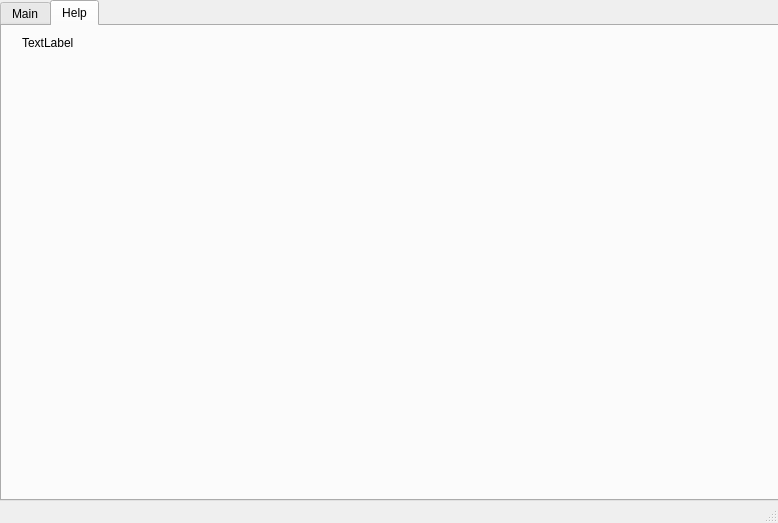
<?xml version="1.0" encoding="UTF-8"?>
<ui version="4.0">
 <class>MainWindow</class>
 <widget class="QMainWindow" name="MainWindow">
  <property name="geometry">
   <rect>
    <x>0</x>
    <y>0</y>
    <width>778</width>
    <height>523</height>
   </rect>
  </property>
  <property name="windowTitle">
   <string>TextStegano</string>
  </property>
  <widget class="QWidget" name="centralwidget">
   <widget class="QTabWidget" name="tabWidget">
    <property name="geometry">
     <rect>
      <x>0</x>
      <y>0</y>
      <width>781</width>
      <height>501</height>
     </rect>
    </property>
    <property name="currentIndex">
     <number>1</number>
    </property>
    <widget class="QWidget" name="Main">
     <property name="accessibleName">
      <string/>
     </property>
     <attribute name="title">
      <string>Main</string>
     </attribute>
     <widget class="QLabel" name="fileSavedAtLabel">
      <property name="geometry">
       <rect>
        <x>30</x>
        <y>420</y>
        <width>721</width>
        <height>31</height>
       </rect>
      </property>
      <property name="text">
       <string/>
      </property>
      <property name="wordWrap">
       <bool>true</bool>
      </property>
     </widget>
     <widget class="QLabel" name="label_6">
      <property name="geometry">
       <rect>
        <x>30</x>
        <y>20</y>
        <width>331</width>
        <height>21</height>
       </rect>
      </property>
      <property name="text">
       <string>Input template file:</string>
      </property>
     </widget>
     <widget class="QLineEdit" name="filename_template">
      <property name="geometry">
       <rect>
        <x>30</x>
        <y>50</y>
        <width>191</width>
        <height>31</height>
       </rect>
      </property>
      <property name="maxLength">
       <number>32766</number>
      </property>
      <property name="cursorPosition">
       <number>0</number>
      </property>
     </widget>
     <widget class="QLineEdit" name="filename">
      <property name="geometry">
       <rect>
        <x>420</x>
        <y>50</y>
        <width>191</width>
        <height>31</height>
       </rect>
      </property>
     </widget>
     <widget class="QSpinBox" name="Rvalue">
      <property name="geometry">
       <rect>
        <x>40</x>
        <y>390</y>
        <width>42</width>
        <height>22</height>
       </rect>
      </property>
      <property name="maximum">
       <number>255</number>
      </property>
      <property name="value">
       <number>255</number>
      </property>
     </widget>
     <widget class="QLabel" name="decodedMessage">
      <property name="geometry">
       <rect>
        <x>420</x>
        <y>190</y>
        <width>331</width>
        <height>191</height>
       </rect>
      </property>
      <property name="autoFillBackground">
       <bool>false</bool>
      </property>
      <property name="styleSheet">
       <string notr="true">background-color: white;  border: 0.5px solid black</string>
      </property>
      <property name="text">
       <string/>
      </property>
      <property name="alignment">
       <set>Qt::AlignLeading|Qt::AlignLeft|Qt::AlignTop</set>
      </property>
      <property name="wordWrap">
       <bool>true</bool>
      </property>
     </widget>
     <widget class="QLabel" name="label_7">
      <property name="geometry">
       <rect>
        <x>30</x>
        <y>390</y>
        <width>16</width>
        <height>21</height>
       </rect>
      </property>
      <property name="text">
       <string>R</string>
      </property>
     </widget>
     <widget class="QPushButton" name="decodeBtn">
      <property name="geometry">
       <rect>
        <x>630</x>
        <y>120</y>
        <width>121</width>
        <height>31</height>
       </rect>
      </property>
      <property name="text">
       <string>Decode</string>
      </property>
     </widget>
     <widget class="QSpinBox" name="Bvalue">
      <property name="geometry">
       <rect>
        <x>160</x>
        <y>390</y>
        <width>42</width>
        <height>22</height>
       </rect>
      </property>
      <property name="maximum">
       <number>255</number>
      </property>
      <property name="value">
       <number>255</number>
      </property>
     </widget>
     <widget class="QSpinBox" name="Gvalue">
      <property name="geometry">
       <rect>
        <x>100</x>
        <y>390</y>
        <width>42</width>
        <height>22</height>
       </rect>
      </property>
      <property name="maximum">
       <number>255</number>
      </property>
      <property name="value">
       <number>255</number>
      </property>
     </widget>
     <widget class="QPushButton" name="browseBtn_template">
      <property name="geometry">
       <rect>
        <x>240</x>
        <y>50</y>
        <width>121</width>
        <height>31</height>
       </rect>
      </property>
      <property name="text">
       <string>Browse</string>
      </property>
     </widget>
     <widget class="QPlainTextEdit" name="userInput">
      <property name="geometry">
       <rect>
        <x>30</x>
        <y>120</y>
        <width>331</width>
        <height>191</height>
       </rect>
      </property>
      <property name="plainText">
       <string/>
      </property>
     </widget>
     <widget class="QComboBox" name="selectMethodDecode">
      <property name="geometry">
       <rect>
        <x>420</x>
        <y>120</y>
        <width>191</width>
        <height>31</height>
       </rect>
      </property>
      <item>
       <property name="text">
        <string>Spacing</string>
       </property>
      </item>
      <item>
       <property name="text">
        <string>Background Color</string>
       </property>
      </item>
      <item>
       <property name="text">
        <string>Letter Color</string>
       </property>
      </item>
     </widget>
     <widget class="QLabel" name="label_4">
      <property name="geometry">
       <rect>
        <x>420</x>
        <y>20</y>
        <width>331</width>
        <height>21</height>
       </rect>
      </property>
      <property name="text">
       <string>Input encoded file:</string>
      </property>
     </widget>
     <widget class="QLabel" name="label_5">
      <property name="geometry">
       <rect>
        <x>420</x>
        <y>160</y>
        <width>331</width>
        <height>21</height>
       </rect>
      </property>
      <property name="text">
       <string>Decoded message:</string>
      </property>
     </widget>
     <widget class="QLabel" name="label_3">
      <property name="geometry">
       <rect>
        <x>420</x>
        <y>90</y>
        <width>121</width>
        <height>21</height>
       </rect>
      </property>
      <property name="text">
       <string>Select method:</string>
      </property>
     </widget>
     <widget class="QLabel" name="label_8">
      <property name="geometry">
       <rect>
        <x>90</x>
        <y>390</y>
        <width>16</width>
        <height>21</height>
       </rect>
      </property>
      <property name="text">
       <string>G</string>
      </property>
     </widget>
     <widget class="QPushButton" name="encodeBtn">
      <property name="geometry">
       <rect>
        <x>240</x>
        <y>350</y>
        <width>121</width>
        <height>31</height>
       </rect>
      </property>
      <property name="text">
       <string>Encode</string>
      </property>
     </widget>
     <widget class="QLabel" name="label_2">
      <property name="geometry">
       <rect>
        <x>30</x>
        <y>320</y>
        <width>121</width>
        <height>21</height>
       </rect>
      </property>
      <property name="text">
       <string>Select method:</string>
      </property>
     </widget>
     <widget class="QLabel" name="label">
      <property name="geometry">
       <rect>
        <x>30</x>
        <y>90</y>
        <width>331</width>
        <height>21</height>
       </rect>
      </property>
      <property name="text">
       <string>Input your message:</string>
      </property>
     </widget>
     <widget class="QPushButton" name="browseBtn">
      <property name="geometry">
       <rect>
        <x>630</x>
        <y>50</y>
        <width>121</width>
        <height>31</height>
       </rect>
      </property>
      <property name="text">
       <string>Browse</string>
      </property>
     </widget>
     <widget class="QComboBox" name="selectMethodEncode">
      <property name="geometry">
       <rect>
        <x>30</x>
        <y>350</y>
        <width>181</width>
        <height>31</height>
       </rect>
      </property>
      <item>
       <property name="text">
        <string>Spacing</string>
       </property>
      </item>
      <item>
       <property name="text">
        <string>Background Color</string>
       </property>
      </item>
      <item>
       <property name="text">
        <string>Letter Color</string>
       </property>
      </item>
     </widget>
     <widget class="QLabel" name="label_9">
      <property name="geometry">
       <rect>
        <x>150</x>
        <y>390</y>
        <width>16</width>
        <height>21</height>
       </rect>
      </property>
      <property name="text">
       <string>B</string>
      </property>
     </widget>
    </widget>
    <widget class="QWidget" name="Help">
     <attribute name="title">
      <string>Help</string>
     </attribute>
     <widget class="QLabel" name="help_text">
      <property name="geometry">
       <rect>
        <x>20</x>
        <y>10</y>
        <width>731</width>
        <height>441</height>
       </rect>
      </property>
      <property name="text">
       <string>TextLabel</string>
      </property>
      <property name="scaledContents">
       <bool>true</bool>
      </property>
      <property name="alignment">
       <set>Qt::AlignLeading|Qt::AlignLeft|Qt::AlignTop</set>
      </property>
      <property name="wordWrap">
       <bool>true</bool>
      </property>
     </widget>
    </widget>
   </widget>
  </widget>
  <widget class="QMenuBar" name="menubar">
   <property name="geometry">
    <rect>
     <x>0</x>
     <y>0</y>
     <width>778</width>
     <height>22</height>
    </rect>
   </property>
  </widget>
  <widget class="QStatusBar" name="statusbar"/>
 </widget>
 <resources/>
 <connections/>
</ui>
